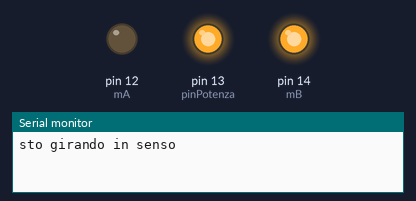
This sketch was run on a simulated Arduino Uno, built with avr-gcc and run on an emulated ATmega328P. On the bench: output pins drawn as LEDs (lit = HIGH), the last lines printed to the serial monitor.

Above: at 0.5 s.
At 2.5 s:
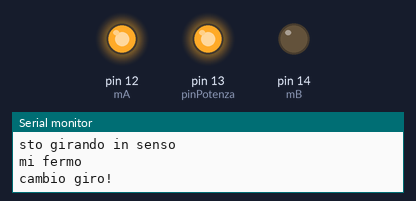
At 3.5 s:
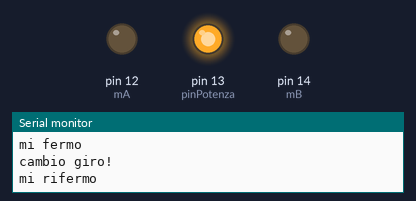
Timing chart, 0 to 5.2 s (numbered marks = the images above):
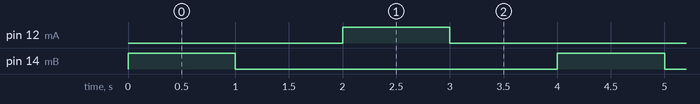

The sketch:

motordctest.ino
```cpp
static int mA = 12; // D6 on NodeMCU
static int mB = 14; // D5 on NodeMCU
static int pinPotenza = 13; // D7 on NodeMCU
void setup() {
Serial.begin(115200);
//definisco tipologia pin
pinMode(mA, OUTPUT); //IN1 del modulo L298N
pinMode(mB, OUTPUT); //IN2 del modulo L298N
pinMode(pinPotenza, OUTPUT); //Valore PWM del pin EN1
//Definisco il senso di marcia del motore
/*
mA | mB | Evento
-----|-------|----------------------
LOW | LOW | Fermo
LOW | HIGH | Movimento ANTIORARIO
HIGH | LOW | Movimento ORARIO
HIGH | HIGH | Fermo
*/
analogWrite(pinPotenza, 255);
}

void loop() {
  Serial.println("sto girando in senso");
  digitalWrite(mA, LOW);
  digitalWrite(mB, HIGH);
  delay(1000);
  Serial.println("mi fermo");
  digitalWrite(mA, LOW);
  digitalWrite(mB, LOW);
  delay(1000);
  Serial.println("cambio giro!");
  digitalWrite(mA, HIGH);
  digitalWrite(mB, LOW);
  delay(1000);
  Serial.print("mi rifermo");
  digitalWrite(mA, LOW);
  digitalWrite(mB, LOW);
  delay(1000);

}
```

Measured:
- by itself, pin 12 (mA), pin 14 (mB): alternates HIGH for 1.0 s and LOW for 3.0 s
- by itself, everything shown: repeats every 4.0 s, in 4 steps
